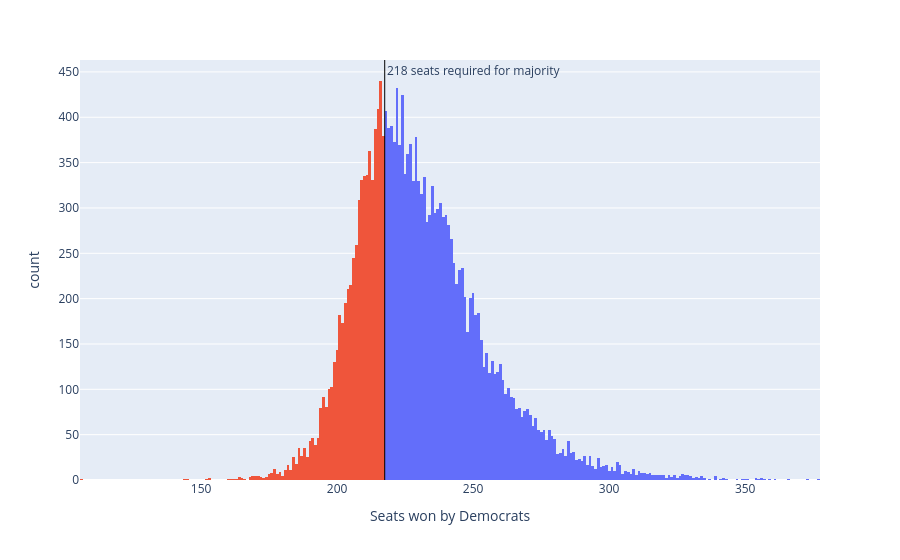

The code cell stored with this chart in its notebook:
### Code cell
sims_hist = px.histogram(seat_sims, x='seats', nbins=np.unique(seat_sims['seats']).shape[0]*2, color='winner', 
                         labels={'seats':'Seats won by Democrats', 'winner': 'Winner'})
sims_hist.update_traces(showlegend=False)
sims_hist.add_vline(x=217.5, line_width=1, line_color='black', annotation_text='218 seats required for majority', 
                    annotation_position='top right')
sims_hist

### Figure 1 — Plotly figure (JSON) as saved in the notebook; plotly's stock layout.template omitted (floating-point values rounded to 4 significant figures; data arrays with more than 128 entries replaced by an {"elided": "..."} marker saying what was removed)
{"data": [{"bingroup": "x", "hovertemplate": "Winner=Democrats<br>Seats won by Democrats=%{x}<br>count=%{y}<extra></extra>", "legendgroup": "Democrats", "marker": {"color": "#636efa", "pattern": {"shape": ""}}, "name": "Democrats", "nbinsx": 396, "orientation": "v", "showlegend": false, "type": "histogram", "x": {"elided": "13710 int values"}, "xaxis": "x", "yaxis": "y"}, {"bingroup": "x", "hovertemplate": "Winner=Republicans<br>Seats won by Democrats=%{x}<br>count=%{y}<extra></extra>", "legendgroup": "Republicans", "marker": {"color": "#EF553B", "pattern": {"shape": ""}}, "name": "Republicans", "nbinsx": 396, "orientation": "v", "showlegend": false, "type": "histogram", "x": {"elided": "6290 int values"}, "xaxis": "x", "yaxis": "y"}], "layout": {"annotations": [{"showarrow": false, "text": "218 seats required for majority", "x": 217.5, "xanchor": "left", "xref": "x", "y": 1, "yanchor": "top", "yref": "y domain"}], "barmode": "relative", "legend": {"title": {"text": "Winner"}, "tracegroupgap": 0}, "margin": {"t": 60}, "shapes": [{"line": {"color": "black", "width": 1}, "type": "line", "x0": 217.5, "x1": 217.5, "xref": "x", "y0": 0, "y1": 1, "yref": "y domain"}], "xaxis": {"anchor": "y", "domain": [0, 1], "title": {"text": "Seats won by Democrats"}}, "yaxis": {"anchor": "x", "domain": [0, 1], "title": {"text": "count"}}}}
